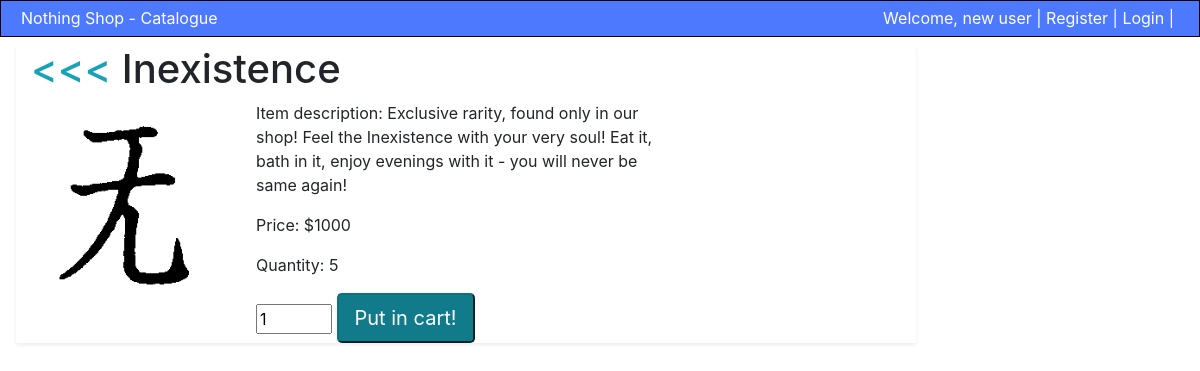
Screenshot of /shop_site/details/3/ with the database file from the repository.
### shop_site/models.py (models this page shows, shortened)
class Merch(models.Model):
    name = models.CharField(max_length=100)
    price = models.CharField(max_length=100)
    quantity = models.IntegerField(default=0)
    desc = models.TextField(default="No description.")
    image = models.CharField(default="shop_site/images/no_image.png", max_length=100)

### shop_site/views.py (the view)
# urls.py: path('details/<int:merch_id>/', views.detail, name='detail'),
def detail(request, merch_id):
    merch = get_object_or_404(Merch, pk=merch_id)
    return render(request, 'shop_site/detail.html', {'merch': merch})

### shop_site/templates/shop_site/detail.html (shortened to what this page needs)
{% extends "shop_site/base.html" %}
{% load static %}
{% block main-body %}
<div class="detail-card container w-75 mt-2 mx-3 shadow-sm">
	<div class="row">
		<div class="col-lg-9">
			<h1><a class="text-info" href="{% url 'index' %}" title="Back to list"><<<</a> {{ merch.name }}</h1>
			<div class="row">
				<div class="col-lg-4">
					<img src="{% static merch.image %}" class="img-fluid mh-100 mw-100 mx-auto d-block" alt="{{ merch.name }}"/>
				</div>
				<div class="col-lg-8">
					<p>Item description: {{ merch.desc }}</p>
					<p>Price: &#x24;{{ merch.price }}</p>
					<p>Quantity: {{ merch.quantity }}</p>
					{% if merch.quantity > 0 %}
					<form action="{% url 'cart' %}" method="post">
						<input name="merchnum" type="number" value="1" min="1" max="{{ merch.quantity }}">
						<input name="buy" type="submit" value="Put in cart!" class="btn-info btn-lg active"></input>
					</form>
					{% else %}
						<p><a href="#" class="btn btn-secondary btn-lg disabled">Stock is empty...</a></p>
					{% endif %}
				</div>
			</div>
		</div>
	</div>
</div>
{% endblock %}

### rows the page displays
Merch: name "Inexistence", image (picture), desc "Exclusive rarity, found only in our shop! Feel the Inexistence with your very soul! Eat it, bath in it, enjoy evenings with it - you will never be same again!", price "1000", quantity "5"
